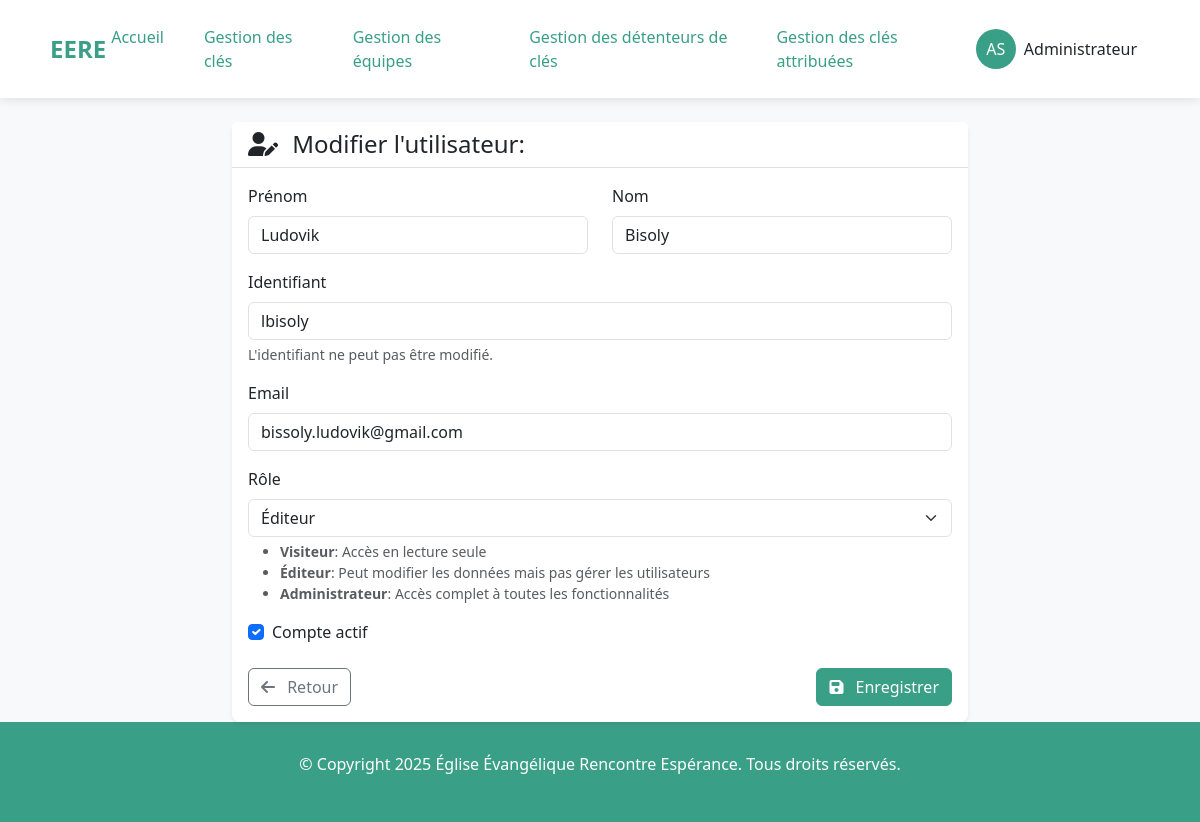
The app's page /edit-owner/4/ (signed in) with its own data.
### listings/models.py (models this page shows, shortened)
class Owner(AbstractUser):
    ADMINISTRATOR = 'admin'
    EDITOR = 'editor'
    VISITOR = 'visitor'
    ROLE_CHOICES = [
        (ADMINISTRATOR, 'Administrateur'),
        (EDITOR, 'Éditeur'),                # Peut modifier mais pas administrer
        (VISITOR, 'Visiteur'),              # Accès en lecture seule
    ]
    role = models.CharField(
        max_length=10,
        choices=ROLE_CHOICES,
        default=VISITOR,
        help_text="Détermine les permissions de l'utilisateur dans l'application"
    )
    groups = models.ManyToManyField(
        'auth.Group',
        verbose_name='groups',
        blank=True,
        help_text='The groups this user belongs to.',
        related_name='owner_set',
        related_query_name='owner',
    )
    user_permissions = models.ManyToManyField(
        'auth.Permission',
        verbose_name='user permissions',
        blank=True,
        help_text='Specific permissions for this user.',
        related_name='owner_set',
        related_query_name='owner',
    )
    class Meta:
        verbose_name = "Gestionnaire"
        verbose_name_plural = "Gestionnaires"

### listings/views.py (the view)
# urls.py: path('edit-owner/<int:user_id>/', views.update_owner, name='edit_owner'),
@login_required
@user_passes_test(is_admin)
def update_owner(request, user_id):
    try:
        user_obj = Owner.objects.get(id=user_id)
    except Owner.DoesNotExist:
        messages.error(request, "Cet utilisateur n'existe pas.")
        return redirect('owner_management')
    if request.method == 'POST':
        form = OwnerUpdateForm(request.POST, instance=user_obj)
        if form.is_valid():
            owner = form.save(commit=False)
            owner.role = request.POST.get('role')
            owner.is_active = 'is_active' in request.POST
            owner.save()
            messages.success(
                request, f'Utilisateur {owner.username} mis à jour avec succès.')
            return redirect('owner_management')
    else:
        form = OwnerUpdateForm(instance=user_obj)
    return render(request, 'listings/edit_owner.html', {
        'form': form,
        'user_obj': user_obj  # Utilisation de user_obj comme dans le template
    })

### listings/forms.py
class OwnerUpdateForm(forms.ModelForm):
    class Meta:
        model = Owner
        fields = ('first_name', 'last_name', 'email')
        widgets = {
            'first_name': forms.TextInput(attrs={'class': 'form-control', 'id': 'id_first_name'}),
            'last_name': forms.TextInput(attrs={'class': 'form-control', 'id': 'id_last_name'}),
            'email': forms.EmailInput(attrs={'class': 'form-control', 'id': 'id_email'})
        }

### listings/utils.py (called while the page is built)
def set_current_user(user):
    _thread_locals.user = user

    def __call__(self, request):
        if hasattr(request, 'user') and request.user.is_authenticated:
            set_current_user(request.user)
        else:
            set_current_user(None)
        response = self.get_response(request)
        set_current_user(None)
        return response

### listings/views.py (called while the page is built)
def is_admin(user):
    return user.role == 'admin'

### listings/templates/listings/edit_owner.html (shortened to what this page needs)
{% extends "listings/base.html" %}
{% load static %}
{% block content %}
<div class="container mt-4">
    <div class="row">
        <div class="col-md-8 mx-auto">
            <div class="card shadow-sm border-0 rounded-lg">
                <div class="card-header bg-white">
                    <h4 class="mb-0">
                        <i class="fas fa-user-edit me-2"></i> Modifier l'utilisateur: {{ owner.username }}
                    </h4>
                </div>
                <div class="card-body">
                    <form method="post" action="{% url 'edit_owner' user_obj.id %}" class="needs-validation" novalidate>
                        <div class="row mb-3">
                            <div class="col-md-6">
                                <label for="{{ form.first_name.id_for_label }}" class="form-label">Prénom</label>
                                {{ form.first_name }}
                            </div>
                            <div class="col-md-6">
                                <label for="{{ form.last_name.id_for_label }}" class="form-label">Nom</label>
                                {{ form.last_name }}
                            </div>
                        </div>
                        <div class="mb-3">
                            <label for="username" class="form-label">Identifiant</label>
                            <input type="text" class="form-control" id="username" value="{{ user_obj.username }}" readonly>
                            <div class="form-text text-muted">
                                L'identifiant ne peut pas être modifié.
                            </div>
                        </div>
                        <div class="mb-3">
                            <label for="{{ form.email.id_for_label }}" class="form-label">Email</label>
                            {{ form.email }}
                        </div>
                        <div class="mb-3">
                            <label for="role" class="form-label">Rôle</label>
                            <select class="form-select" id="role" name="role" required>
                                <option value="editor" {% if user_obj.role == 'editor' %}selected{% endif %}>Éditeur</option>
                            </select>
                            <div class="form-text">
                                <ul class="mb-0">
                                    <li><strong>Visiteur</strong>: Accès en lecture seule</li>
                                    <li><strong>Éditeur</strong>: Peut modifier les données mais pas gérer les utilisateurs</li>
                                    <li><strong>Administrateur</strong>: Accès complet à toutes les fonctionnalités</li>
                                </ul>
                            </div>
                        </div>
                        <div class="mb-4 form-check">
                            <input type="checkbox" class="form-check-input" id="is_active" name="is_active" {% if user_obj.is_active %}checked{% endif %}>
                            <label class="form-check-label" for="is_active">Compte actif</label>
                        </div>
                        <div class="d-flex justify-content-between">
                            <a href="{% url 'owner_management' %}" class="btn btn-outline-secondary">
                                <i class="fas fa-arrow-left me-2"></i> Retour
                            </a>
                            <button type="submit" class="btn btn-primary">
                                <i class="fas fa-save me-2"></i> Enregistrer
                            </button>
                        </div>
                    </form>
                </div>
            </div>
        </div>
    </div>
</div>
{% endblock %}

### listings/templates/listings/base.html (shortened to what this page needs)
<!DOCTYPE html>
{% load static %}
<html lang="fr">
<head>
    <link href="https://cdn.jsdelivr.net/npm/bootstrap@5.3.0/dist/css/bootstrap.min.css" rel="stylesheet">
    <link rel="stylesheet" href="https://cdnjs.cloudflare.com/ajax/libs/font-awesome/6.4.0/css/all.min.css">
</head>
<body>
    <header class="top-header">
        <div class="logo" onclick="window.location.href='{% url 'home' %}'">EERE</div>
        <nav class="nav-menu">
            <a href="{% url 'home' %}" id="menu-home">Accueil</a>
            <a href="{% url 'key_list' %}" id="menu-key_list">Gestion des clés</a>
            <a href="{% url 'team_list' %}" id="menu-team_list">Gestion des équipes</a>
            {% if request.user.role == 'admin' %}
                <a href="{% url 'user_list' %}" id="menu-user_list">Gestion des détenteurs de clés</a>
            {% endif %}
            <a href="{% url 'user_keys' %}" id="menu-user_keys">Gestion des clés attribuées</a>
        </nav>
        {% if request.user.is_authenticated %}
        <div class="user-menu dropdown">
            <button class="btn dropdown-toggle" type="button" id="userMenuButton" data-bs-toggle="dropdown" aria-expanded="false">
                <div class="d-flex align-items-center">
                    <div class="user-initials me-2">
                        {{ request.user.first_name|first }}{{ request.user.last_name|first }}
                    </div>
                    <span class="d-none d-md-inline">{{ request.user.first_name }}</span>
                </div>
            </button>
        </div>
        {% endif %}
    </header>
    <main role="main">
        {% block content %}{% endblock %}
    </main>
    <footer class="footer" id="contact">
        <p>&copy; Copyright {% now "Y" %} Église Évangélique Rencontre Espérance. Tous droits réservés.</p>
    </footer>
</body>
</html>

### records on screen
Owner: user.first_name|first "A", user.last_name|first "S", user.first_name "Administrateur"
Owner: first_name "Ludovik", last_name "Bisoly", username "lbisoly", email "bissoly.ludovik@gmail.com", role "Éditeur", is_active "☑"
